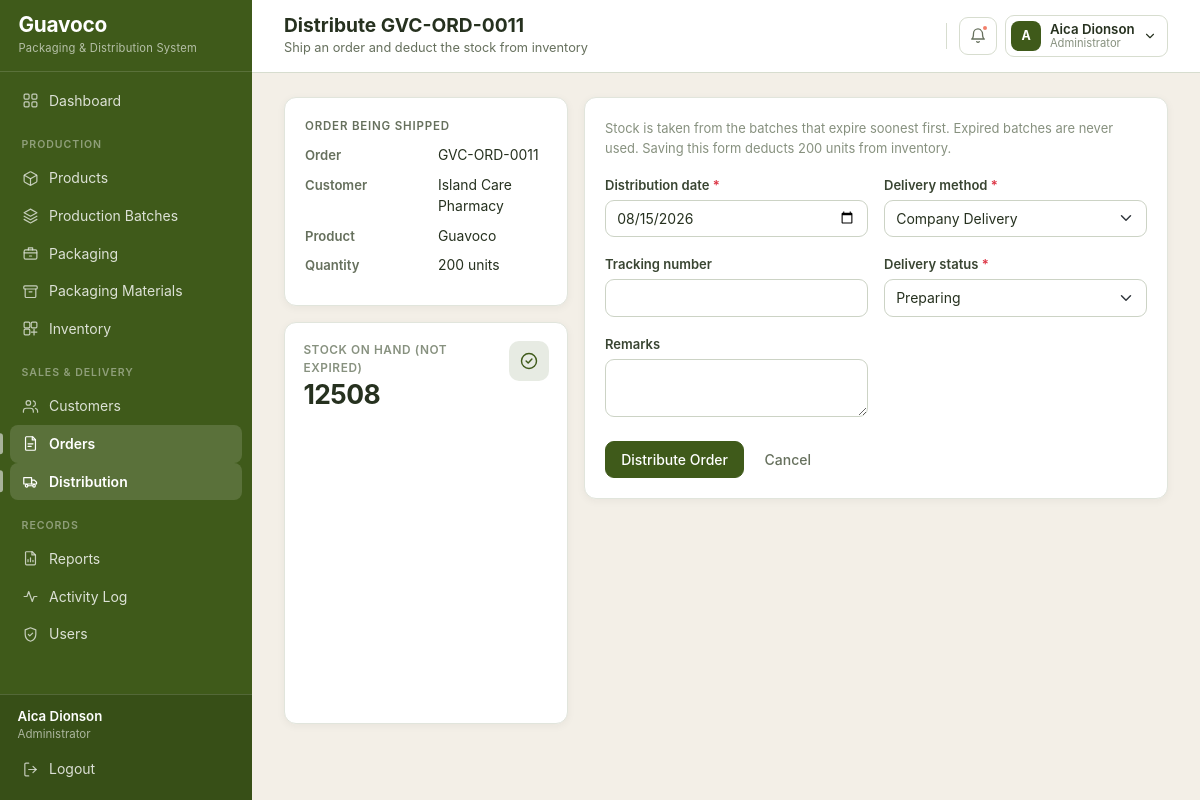
The app's page /distribution/dispatch/26/ (signed in) with its own data.
### core/models.py (models this page shows, shortened)
class Order(models.Model):
    STATUS_PENDING = 'Pending'
    STATUS_PROCESSING = 'Processing'
    STATUS_READY = 'Ready for Distribution'
    STATUS_DISTRIBUTED = 'Distributed'
    STATUS_DELIVERED = 'Delivered'
    STATUS_CANCELLED = 'Cancelled'
    STATUS_CHOICES = [
        (STATUS_PENDING, STATUS_PENDING),
        (STATUS_PROCESSING, STATUS_PROCESSING),
        (STATUS_READY, STATUS_READY),
        (STATUS_DISTRIBUTED, STATUS_DISTRIBUTED),
        (STATUS_DELIVERED, STATUS_DELIVERED),
        (STATUS_CANCELLED, STATUS_CANCELLED),
    ]
    CLOSED_STATUSES = [STATUS_DISTRIBUTED, STATUS_DELIVERED, STATUS_CANCELLED]
    order_number = models.CharField(max_length=30, unique=True, blank=True)
    customer = models.ForeignKey(Customer, on_delete=models.PROTECT, related_name='orders')
    order_date = models.DateField(default=timezone.localdate)
    product = models.ForeignKey(Product, on_delete=models.PROTECT, related_name='orders')
    quantity = models.PositiveIntegerField(validators=[MinValueValidator(1)])
    unit_price = models.DecimalField(
        max_digits=10, decimal_places=2, validators=[MinValueValidator(0)]
    )
    total_amount = models.DecimalField(max_digits=12, decimal_places=2, default=0)
    status = models.CharField(max_length=30, choices=STATUS_CHOICES, default=STATUS_PENDING)
    notes = models.TextField(blank=True)
    created_at = models.DateTimeField(auto_now_add=True)
    class Meta:
        ordering = ['-order_date', '-id']
    @property
    def can_be_distributed(self):
        return self.status not in self.CLOSED_STATUSES

class Customer(models.Model):
    TYPE_CHOICES = [
        ('Distributor', 'Distributor'),
        ('Retailer', 'Retailer'),
        ('Pharmacy', 'Pharmacy'),
        ('Grocery Store', 'Grocery Store'),
        ('Direct Customer', 'Direct Customer'),
    ]
    customer_id = models.CharField(max_length=30, unique=True, blank=True)
    business_name = models.CharField(max_length=150)
    contact_person = models.CharField(max_length=100)
    phone_number = models.CharField(max_length=30)
    email = models.EmailField(blank=True)
    address = models.TextField(blank=True)
    customer_type = models.CharField(max_length=30, choices=TYPE_CHOICES, default='Distributor')
    is_active = models.BooleanField(default=True)
    created_at = models.DateTimeField(auto_now_add=True)
    class Meta:
        ordering = ['business_name']

class Product(models.Model):
    name = models.CharField(max_length=100)
    sku = models.CharField('SKU', max_length=50, unique=True)
    description = models.TextField(blank=True)
    size = models.CharField('Product size', max_length=50, help_text='For example: 100g tube')
    selling_price = models.DecimalField(
        max_digits=10, decimal_places=2, validators=[MinValueValidator(0)]
    )
    reorder_level = models.PositiveIntegerField(
        default=100, help_text='Warn when available stock falls to this level.'
    )
    is_active = models.BooleanField(default=True)
    created_at = models.DateTimeField(auto_now_add=True)
    class Meta:
        ordering = ['name']
    @property
    def current_stock(self):
        total = self.inventory_rows.aggregate(total=models.Sum('quantity_available'))['total']
        return total or 0
    @property
    def is_low_stock(self):
        return self.current_stock <= self.reorder_level

### core/views/distribution.py (the view, shortened to what this page needs)
# urls.py: path('distribution/dispatch/<int:order_id>/', distribution.distribute_order_view,
@login_required
def distribute_order_view(request, order_id):
    order = get_object_or_404(
        Order.objects.select_related('customer', 'product'), pk=order_id
    )
    if not order.can_be_distributed:
        messages.error(request, f'Order {order.order_number} is already {order.status.lower()}.')
        return redirect('order_detail', pk=order.pk)
    form = DistributionForm(request.POST or None)
    context = {
        'page_title': f'Distribute {order.order_number}',
        'form': form,
        'order': order,
        'stock_on_hand': available_stock(order.product),
    }
    return render(request, 'distribution/distribute_form.html', context)

### core/forms.py (shortened to what this page needs)
class DistributionForm(BootstrapFormMixin, forms.Form):
    distribution_date = forms.DateField(initial=timezone.localdate)
    delivery_method = forms.ChoiceField(choices=Distribution.METHOD_CHOICES)
    tracking_number = forms.CharField(max_length=50, required=False)
    delivery_status = forms.ChoiceField(
        choices=Distribution.STATUS_CHOICES, initial=Distribution.STATUS_PREPARING
    )
    remarks = forms.CharField(
        widget=forms.Textarea(attrs={'rows': 2}), required=False
    )

### core/context_processors.py (called while the page is built)
def user_role(request):
    if not hasattr(request, 'user'):
        return {}
    admin = is_administrator(request.user)
    url_name = getattr(request.resolver_match, 'url_name', '') if request.resolver_match else ''
    return {
        'is_admin': admin,
        'user_role': 'Administrator' if admin else 'Staff',
        'page_subtitle': PAGE_SUBTITLES.get(url_name, ''),
    }

def alerts(request):
    if not hasattr(request, 'user') or not request.user.is_authenticated:
        return {}
    from .models import Inventory, PackagingMaterial, Product
    low_products = [p for p in Product.objects.filter(is_active=True) if p.is_low_stock]
    low_materials = [m for m in PackagingMaterial.objects.filter(is_active=True)
                     if m.is_low_stock]
    today = timezone.localdate()
    expiring = list(
        Inventory.objects.filter(
            quantity_available__gt=0,
            expiration_date__lte=today + timedelta(days=30),
        ).select_related('batch', 'product').order_by('expiration_date')[:5]
    )
    return {
        'alert_low_products': low_products[:5],
        'alert_low_materials': low_materials[:5],
        'alert_expiring': expiring,
        'alert_count': len(low_products) + len(low_materials) + len(expiring),
    }

### core/models.py (called while the page is built)
def expiry_state_for(expiration_date):
    if expiration_date is None:
        return 'Safe'
    days_left = (expiration_date - timezone.localdate()).days
    if days_left < 0:
        return 'Expired'
    if days_left <= 30:
        return 'Expiring in 30 Days'
    if days_left <= 60:
        return 'Expiring in 60 Days'
    return 'Safe'

    @property
    def is_low_stock(self):
        return self.quantity_available <= self.reorder_level

    @property
    def expiry_state(self):
        return expiry_state_for(self.expiration_date)

### core/permissions.py (called while the page is built)
def is_administrator(user):
    return user.is_authenticated and (
        user.is_superuser or user.groups.filter(name=ADMIN_GROUP).exists()
    )

### templates/distribution/distribute_form.html (shortened to what this page needs)
{% extends "base.html" %}
{% block content %}
<div class="row g-3">
    <div class="col-lg-4">
        <div class="card mb-3">
            <div class="card-body">
                <div class="section-label">Order Being Shipped</div>
                <dl class="row mb-0 small">
                    <dt class="col-6">Order</dt><dd class="col-6">{{ order.order_number }}</dd>
                    <dt class="col-6">Customer</dt><dd class="col-6">{{ order.customer.business_name }}</dd>
                    <dt class="col-6">Product</dt><dd class="col-6">{{ order.product.name }}</dd>
                    <dt class="col-6">Quantity</dt><dd class="col-6">{{ order.quantity }} units</dd>
                </dl>
            </div>
        </div>
        {% if stock_on_hand >= order.quantity %}
            {% include "components/stat_card.html" with label="Stock On Hand (not expired)" value=stock_on_hand icon="i-check" tone="primary" %}
        {% else %}
            {% include "components/stat_card.html" with label="Stock On Hand (not expired)" value=stock_on_hand icon="i-alert" tone="guava" %}
        {% endif %}
    </div>
    <div class="col-lg-8">
        <div class="card">
            <div class="card-body">
                {% if stock_on_hand < order.quantity %}
                    <div class="alert alert-danger small">
                        There are only {{ stock_on_hand }} non-expired units in stock, but this
                        order needs {{ order.quantity }}. Complete more packaging records
                        before shipping this order.
                    </div>
                {% else %}
                    <p class="text-muted small">
                        Stock is taken from the batches that expire soonest first.
                        Expired batches are never used. Saving this form deducts
                        {{ order.quantity }} units from inventory.
                    </p>
                {% endif %}
                <form method="post" novalidate>
                    {% include "partials/form_fields.html" %}
                    <div class="mt-4">
                        <button type="submit" class="btn btn-guava"
                                {% if stock_on_hand < order.quantity %}disabled{% endif %}>
                            Distribute Order
                        </button>
                        <a href="{% url 'order_detail' order.pk %}" class="btn btn-link">Cancel</a>
                    </div>
                </form>
            </div>
        </div>
    </div>
</div>
{% endblock %}

### templates/base.html (shortened to what this page needs)
{% load static %}
<!DOCTYPE html>
<html lang="en">
<head>
    <link rel="stylesheet" href="{% static 'vendor/bootstrap.min.css' %}">
    <link rel="stylesheet" href="{% static 'css/guavoco-theme.css' %}">
</head>
<body>
<nav class="sidebar">
    <div class="brand">
        <div>
            <div class="brand-name">Guavoco</div>
            <small class="brand-subtitle">Packaging &amp; Distribution System</small>
        </div>
    </div>
    <div class="collapse sidebar-body" id="sidebarBody">
        <ul class="nav flex-column sidebar-menu">
            <li class="nav-item">
                <a class="nav-link {% if request.resolver_match.url_name == 'dashboard' %}active{% endif %}"
                   href="{% url 'dashboard' %}">
                    <svg class="gv-icon"><use href="#i-grid"></use></svg> Dashboard
                </a>
            </li>
            <li class="nav-section">Production</li>
            <li class="nav-item">
                <a class="nav-link {% if 'product' in request.resolver_match.url_name %}active{% endif %}"
                   href="{% url 'product_list' %}">
                    <svg class="gv-icon"><use href="#i-package"></use></svg> Products
                </a>
            </li>
            <li class="nav-item">
                <a class="nav-link {% if 'batch' in request.resolver_match.url_name %}active{% endif %}"
                   href="{% url 'batch_list' %}">
                    <svg class="gv-icon"><use href="#i-layers"></use></svg> Production Batches
                </a>
            </li>
            <li class="nav-item">
                <a class="nav-link {% if 'packaging' in request.resolver_match.url_name %}active{% endif %}"
                   href="{% url 'packaging_list' %}">
                    <svg class="gv-icon"><use href="#i-box"></use></svg> Packaging
                </a>
            </li>
            <li class="nav-item">
                <a class="nav-link {% if 'material' in request.resolver_match.url_name %}active{% endif %}"
                   href="{% url 'material_list' %}">
                    <svg class="gv-icon"><use href="#i-archive"></use></svg> Packaging Materials
                </a>
            </li>
            <li class="nav-item">
                <a class="nav-link {% if 'inventory' in request.resolver_match.url_name %}active{% endif %}"
                   href="{% url 'inventory_list' %}">
                    <svg class="gv-icon"><use href="#i-inventory"></use></svg> Inventory
                </a>
            </li>
            <li class="nav-section">Sales &amp; Delivery</li>
            <li class="nav-item">
                <a class="nav-link {% if 'customer' in request.resolver_match.url_name %}active{% endif %}"
                   href="{% url 'customer_list' %}">
                    <svg class="gv-icon"><use href="#i-users"></use></svg> Customers
                </a>
            </li>
            <li class="nav-item">
                <a class="nav-link {% if 'order' in request.resolver_match.url_name %}active{% endif %}"
                   href="{% url 'order_list' %}">
                    <svg class="gv-icon"><use href="#i-orders"></use></svg> Orders
                </a>
            </li>
            <li class="nav-item">
                <a class="nav-link {% if 'distribut' in request.resolver_match.url_name or 'delivery' in request.resolver_match.url_name %}active{% endif %}"
                   href="{% url 'distribution_list' %}">
                    <svg class="gv-icon"><use href="#i-truck"></use></svg> Distribution
                </a>
            </li>
            <li class="nav-section">Records</li>
            <li class="nav-item">
                <a class="nav-link {% if 'report' in request.resolver_match.url_name or 'traceability' in request.resolver_match.url_name %}active{% endif %}"
                   href="{% url 'report_index' %}">
                    <svg class="gv-icon"><use href="#i-report"></use></svg> Reports
                </a>
            </li>
            <li class="nav-item">
                <a class="nav-link {% if request.resolver_match.url_name == 'activity_log' %}active{% endif %}"
                   href="{% url 'activity_log' %}">
                    <svg class="gv-icon"><use href="#i-activity"></use></svg> Activity Log
                </a>
            </li>
            {% if is_admin %}
                <li class="nav-item">
                    <a class="nav-link {% if 'user' in request.resolver_match.url_name %}active{% endif %}"
                       href="{% url 'user_list' %}">
                        <svg class="gv-icon"><use href="#i-shield"></use></svg> Users
                    </a>
                </li>
            {% endif %}
        </ul>
        <div class="sidebar-footer">
            <div class="px-2">
                <div class="account-name">{{ user.get_full_name|default:user.username }}</div>
                <div class="account-role">{{ user_role }}</div>
            </div>
            <form method="post" action="{% url 'logout' %}">
                <button type="submit" class="nav-link">
                    <svg class="gv-icon"><use href="#i-logout"></use></svg> Logout
                </button>
            </form>
        </div>
    </div>
</nav>
<div class="app-shell">
    <header class="topbar">
        <div class="topbar-titles">
            <h1 class="page-title">{% block heading %}{{ page_title }}{% endblock %}</h1>
            {% block subtitle %}
                {% if page_subtitle %}<p class="page-subtitle">{{ page_subtitle }}</p>{% endif %}
            {% endblock %}
        </div>
        <div class="topbar-actions">
            <div class="dropdown">
                <a class="topbar-bell" href="#" role="button" data-bs-toggle="dropdown"
                   aria-expanded="false" aria-label="Notifications">
                    <svg class="gv-icon"><use href="#i-bell"></use></svg>
                    {% if alert_count %}<span class="bell-dot"></span>{% endif %}
                </a>
            </div>
            <div class="dropdown">
                <a class="user-chip" href="#" role="button" data-bs-toggle="dropdown"
                   aria-expanded="false">
                    <span class="user-avatar">
                        {{ user.get_full_name|default:user.username|slice:":1"|upper }}
                    </span>
                    <span>
                        <span class="user-name d-block">
                            {{ user.get_full_name|default:user.username }}
                        </span>
                        <span class="user-role d-block">{{ user_role }}</span>
                    </span>
                    <svg class="gv-icon" style="width:14px;height:14px;">
                        <use href="#i-chevron-down"></use></svg>
                </a>
            </div>
        </div>
    </header>
    <main class="main-content">
        {% block content %}{% endblock %}
    </main>
</div>
</body>
</html>

### records on screen
Order: order_number "GVC-ORD-0011", customer.business_name "Island Care Pharmacy", product.name "Guavoco", quantity "200"

### other values on screen
{{ user.get_full_name|default:user.username }} "Aica Dionson"
{{ user_role }} "Administrator"
{{ page_title }} "Distribute GVC-ORD-0011"
{{ page_subtitle }} "Ship an order and deduct the stock from inventory"
{{ user.get_full_name|default:user.username|slice:":1"|upper }} "A"
{{ label }} "STOCK ON HAND (NOT EXPIRED)"
{{ value }} "12508"
{{ field.label }} "Distribution date" "Delivery method" "Tracking number" "Delivery status" "Remarks"
